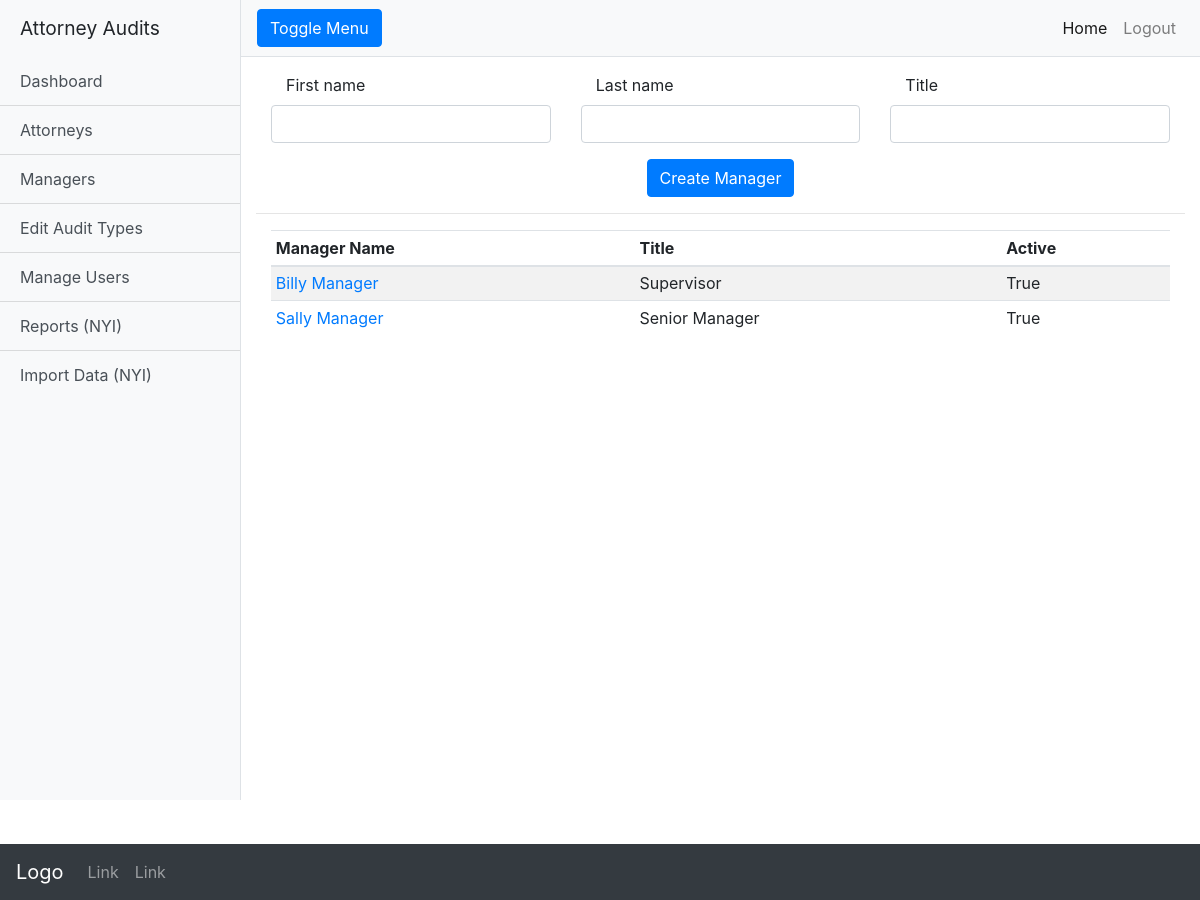
The page / on the database its author committed.
### manager_app/models.py (models this page shows, shortened)
class Manager(models.Model):
    first_name = models.CharField(max_length=30)
    last_name = models.CharField(max_length=30)
    title = models.CharField(max_length=50)
    is_active = models.BooleanField(default=True)
    created_at = models.DateTimeField(auto_now_add=True)
    modified_at = models.DateTimeField(auto_now=True)

### manager_app/views.py (the view)
# urls.py: path('', views.index_view),
def index_view(request):
    form = ManagerForm()
    managers = Manager.objects.all()
    context = {
        "form": form,
        "managers": managers,
    }
    return render(request, "manager_list.html", context)

### manager_app/forms.py
class ManagerForm(forms.ModelForm):
    def __init__(self, *args, **kwargs):
        super(ManagerForm, self).__init__(*args, **kwargs)
        for name in self.fields.keys():
            self.fields[name].widget.attrs.update({
                'class': 'form-control',
            })
    class Meta:
        model = Manager
        fields = ("first_name", "last_name", "title")

### manager_app/templates/manager_list.html (shortened to what this page needs)
{% extends "_audit_base.html" %}
{% block content %}
<div class="container-fluid">
  <form id="manager-form">
    <div class="row">
      {% for field in form %}
      <div class="form-group col-4">
        <label class="col-12">{{ field.label }}</label>
        {{ field }}
      </div>
      {% endfor %}
    </div>
    <div class="row justify-content-center">
      <input type="submit" class="btn btn-primary" value="Create Manager" />
    </div>
</div>
<hr />
<div class="container-fluid">
  <table class="table table-striped table-sm" id="managers_table">
    <thead>
      <tr>
        <th>Manager Name</th>
        <th>Title</th>
        <th>Active</th>
      </tr>
    </thead>
    <tbody>
      {% for manager in managers %}
      <tr>
        <td><a href="/manager/details/{{manager.id}}">{{manager.first_name}} {{manager.last_name}}</a></td>
        <td>{{manager.title}}</td>
        <td>{{manager.is_active}}</td>
      </tr>
      {% endfor %}
    </tbody>
  </table>
</div>
{% endblock content %}

### static/css/base.css (style rules this page uses)
body { overflow-x: hidden; margin-bottom: 100px; }

### rows shown on the page
Manager: first_name "Billy", last_name "Manager", title "Supervisor", is_active "True"
Manager: first_name "Sally", last_name "Manager", title "Senior Manager", is_active "True"

### other values the page prints
{{ field.label }} "First name" "Last name" "Title"
